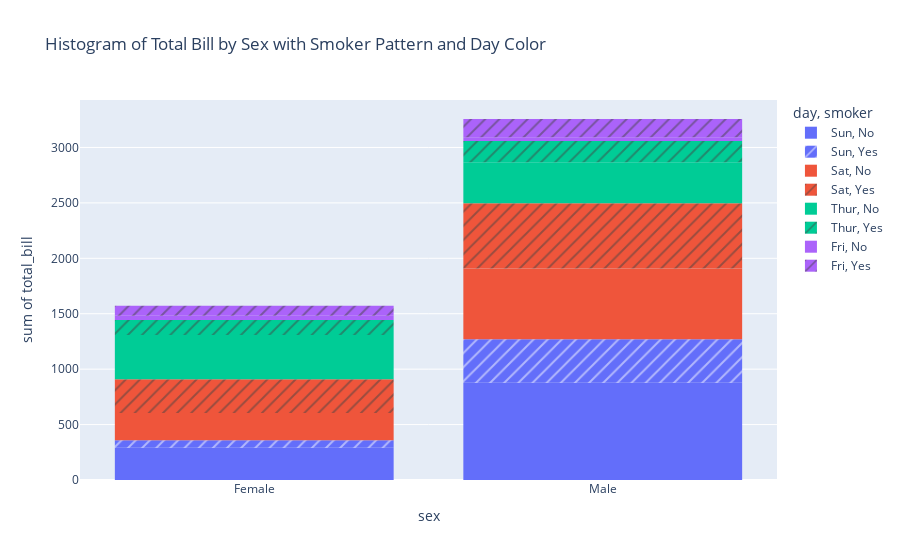

Notebook code for this chart:
### Markdown cell above
# Ans3-

### Code cell
import plotly.express as px

# Load the tips dataset from Plotly Express
tips_data = px.data.tips()

# Create a histogram using Plotly Express
fig = px.histogram(
    tips_data,
    x="sex",
    y="total_bill",
    color="day",
    pattern_shape="smoker",
    title="Histogram of Total Bill by Sex with Smoker Pattern and Day Color"
)

fig.show()

### Figure 1 — Plotly figure (JSON) as saved in the notebook; plotly's stock layout.template omitted (floating-point values rounded to 4 significant figures)
{"data": [{"alignmentgroup": "True", "bingroup": "x", "histfunc": "sum", "hovertemplate": "day=Sun<br>smoker=No<br>sex=%{x}<br>sum of total_bill=%{y}<extra></extra>", "legendgroup": "Sun, No", "marker": {"color": "#636efa", "pattern": {"shape": ""}}, "name": "Sun, No", "offsetgroup": "Sun, No", "orientation": "v", "showlegend": true, "type": "histogram", "x": ["Female", "Male", "Male", "Male", "Female", "Male", "Male", "Male", "Male", "Male", "Male", "Female", "Male", "Male", "Female", "Male", "Female", "Male", "Female", "Male", "Male", "Male", "Male", "Male", "Male", "Male", "Male", "Male", "Male", "Female", "Female", "Male", "Male", "Male", "Male", "Male", "Female", "Female", "Male", "Male", "Male", "Male", "Male", "Male", "Female", "Male", "Female", "Female", "Male", "Male", "Male", "Female", "Male", "Male", "Male", "Male", "Male"], "xaxis": "x", "y": [16.99, 10.34, 21.01, 23.68, 24.59, 25.29, 8.77, 26.88, 15.04, 14.78, 10.27, 35.26, 15.42, 18.43, 14.83, 21.58, 10.33, 16.29, 16.97, 17.46, 13.94, 9.68, 30.4, 18.29, 22.23, 32.4, 28.55, 18.04, 12.54, 10.29, 34.81, 9.94, 25.56, 19.49, 38.07, 23.95, 25.71, 17.31, 29.93, 14.07, 13.13, 17.26, 24.55, 19.77, 29.85, 48.17, 25, 13.39, 16.49, 21.5, 12.66, 16.21, 13.81, 24.52, 20.76, 31.71, 20.69], "yaxis": "y"}, {"alignmentgroup": "True", "bingroup": "x", "histfunc": "sum", "hovertemplate": "day=Sun<br>smoker=Yes<br>sex=%{x}<br>sum of total_bill=%{y}<extra></extra>", "legendgroup": "Sun, Yes", "marker": {"color": "#636efa", "pattern": {"shape": "/"}}, "name": "Sun, Yes", "offsetgroup": "Sun, Yes", "orientation": "v", "showlegend": true, "type": "histogram", "x": ["Female", "Male", "Male", "Male", "Male", "Male", "Male", "Female", "Male", "Male", "Male", "Male", "Male", "Male", "Female", "Male", "Female", "Male", "Male"], "xaxis": "x", "y": [17.51, 7.25, 31.85, 16.82, 32.9, 17.89, 14.48, 9.6, 34.63, 34.65, 23.33, 45.35, 23.17, 40.55, 20.9, 30.46, 18.15, 23.1, 15.69], "yaxis": "y"}, {"alignmentgroup": "True", "bingroup": "x", "histfunc": "sum", "hovertemplate": "day=Sat<br>smoker=No<br>sex=%{x}<br>sum of total_bill=%{y}<extra></extra>", "legendgroup": "Sat, No", "marker": {"color": "#EF553B", "pattern": {"shape": ""}}, "name": "Sat, No", "offsetgroup": "Sat, No", "orientation": "v", "showlegend": true, "type": "histogram", "x": ["Male", "Male", "Female", "Female", "Male", "Male", "Male", "Male", "Male", "Male", "Female", "Male", "Male", "Female", "Female", "Male", "Male", "Male", "Female", "Male", "Male", "Male", "Female", "Male", "Male", "Male", "Female", "Male", "Male", "Female", "Female", "Male", "Female", "Male", "Male", "Female", "Male", "Male", "Male", "Male", "Male", "Male", "Female", "Male", "Male"], "xaxis": "x", "y": [20.65, 17.92, 20.29, 15.77, 39.42, 19.82, 17.81, 13.37, 12.69, 21.7, 19.65, 9.55, 18.35, 15.06, 20.69, 17.78, 24.06, 16.31, 16.93, 18.69, 31.27, 16.04, 26.41, 48.27, 17.59, 20.08, 16.45, 20.23, 12.02, 17.07, 14.73, 10.51, 20.92, 18.24, 14, 7.25, 48.33, 20.45, 13.28, 11.61, 10.77, 10.07, 35.83, 29.03, 17.82], "yaxis": "y"}, {"alignmentgroup": "True", "bingroup": "x", "histfunc": "sum", "hovertemplate": "day=Sat<br>smoker=Yes<br>sex=%{x}<br>sum of total_bill=%{y}<extra></extra>", "legendgroup": "Sat, Yes", "marker": {"color": "#EF553B", "pattern": {"shape": "/"}}, "name": "Sat, Yes", "offsetgroup": "Sat, Yes", "orientation": "v", "showlegend": true, "type": "histogram", "x": ["Male", "Male", "Male", "Male", "Male", "Male", "Female", "Male", "Female", "Female", "Male", "Female", "Female", "Male", "Male", "Male", "Female", "Female", "Female", "Male", "Male", "Male", "Male", "Male", "Female", "Male", "Male", "Female", "Female", "Female", "Male", "Male", "Male", "Female", "Female", "Male", "Male", "Male", "Male", "Male", "Female", "Male"], "xaxis": "x", "y": [38.01, 11.24, 20.29, 13.81, 11.02, 18.29, 3.07, 15.01, 26.86, 25.28, 17.92, 44.3, 22.42, 15.36, 20.49, 25.21, 14.31, 10.59, 10.63, 50.81, 15.81, 26.59, 38.73, 24.27, 12.76, 30.06, 25.89, 13.27, 28.17, 12.9, 28.15, 11.59, 7.74, 30.14, 22.12, 24.01, 15.69, 15.53, 12.6, 32.83, 27.18, 22.67], "yaxis": "y"}, {"alignmentgroup": "True", "bingroup": "x", "histfunc": "sum", "hovertemplate": "day=Thur<br>smoker=No<br>sex=%{x}<br>sum of total_bill=%{y}<extra></extra>", "legendgroup": "Thur, No", "marker": {"color": "#00cc96", "pattern": {"shape": ""}}, "name": "Thur, No", "offsetgroup": "Thur, No", "orientation": "v", "showlegend": true, "type": "histogram", "x": ["Male", "Male", "Male", "Male", "Female", "Male", "Female", "Male", "Male", "Male", "Male", "Female", "Female", "Female", "Male", "Female", "Male", "Male", "Female", "Female", "Male", "Female", "Female", "Male", "Male", "Female", "Female", "Female", "Female", "Female", "Female", "Female", "Female", "Female", "Male", "Male", "Female", "Female", "Female", "Female", "Female", "Male", "Male", "Male", "Female"], "xaxis": "x", "y": [27.2, 22.76, 17.29, 16.66, 10.07, 15.98, 34.83, 13.03, 18.28, 24.71, 21.16, 10.65, 12.43, 24.08, 11.69, 13.42, 14.26, 15.95, 12.48, 29.8, 8.52, 14.52, 11.38, 22.82, 19.08, 20.27, 11.17, 12.26, 18.26, 8.51, 10.33, 14.15, 13.16, 17.47, 34.3, 41.19, 27.05, 16.43, 8.35, 18.64, 11.87, 9.78, 7.51, 7.56, 18.78], "yaxis": "y"}, {"alignmentgroup": "True", "bingroup": "x", "histfunc": "sum", "hovertemplate": "day=Thur<br>smoker=Yes<br>sex=%{x}<br>sum of total_bill=%{y}<extra></extra>", "legendgroup": "Thur, Yes", "marker": {"color": "#00cc96", "pattern": {"shape": "/"}}, "name": "Thur, Yes", "offsetgroup": "Thur, Yes", "orientation": "v", "showlegend": true, "type": "histogram", "x": ["Male", "Male", "Male", "Female", "Male", "Male", "Male", "Male", "Female", "Female", "Male", "Male", "Female", "Female", "Female", "Male", "Female"], "xaxis": "x", "y": [19.44, 32.68, 16, 19.81, 28.44, 15.48, 16.58, 10.34, 43.11, 13, 13.51, 18.71, 12.74, 13, 16.4, 20.53, 16.47], "yaxis": "y"}, {"alignmentgroup": "True", "bingroup": "x", "histfunc": "sum", "hovertemplate": "day=Fri<br>smoker=No<br>sex=%{x}<br>sum of total_bill=%{y}<extra></extra>", "legendgroup": "Fri, No", "marker": {"color": "#ab63fa", "pattern": {"shape": ""}}, "name": "Fri, No", "offsetgroup": "Fri, No", "orientation": "v", "showlegend": true, "type": "histogram", "x": ["Male", "Female", "Male", "Female"], "xaxis": "x", "y": [22.49, 22.75, 12.46, 15.98], "yaxis": "y"}, {"alignmentgroup": "True", "bingroup": "x", "histfunc": "sum", "hovertemplate": "day=Fri<br>smoker=Yes<br>sex=%{x}<br>sum of total_bill=%{y}<extra></extra>", "legendgroup": "Fri, Yes", "marker": {"color": "#ab63fa", "pattern": {"shape": "/"}}, "name": "Fri, Yes", "offsetgroup": "Fri, Yes", "orientation": "v", "showlegend": true, "type": "histogram", "x": ["Male", "Female", "Female", "Male", "Male", "Male", "Male", "Female", "Female", "Male", "Female", "Male", "Male", "Female", "Female"], "xaxis": "x", "y": [28.97, 5.75, 16.32, 40.17, 27.28, 12.03, 21.01, 11.35, 15.38, 12.16, 13.42, 8.58, 13.42, 16.27, 10.09], "yaxis": "y"}], "layout": {"barmode": "relative", "legend": {"title": {"text": "day, smoker"}, "tracegroupgap": 0}, "title": {"text": "Histogram of Total Bill by Sex with Smoker Pattern and Day Color"}, "xaxis": {"anchor": "y", "domain": [0, 1], "title": {"text": "sex"}}, "yaxis": {"anchor": "x", "domain": [0, 1], "title": {"text": "sum of total_bill"}}}}
